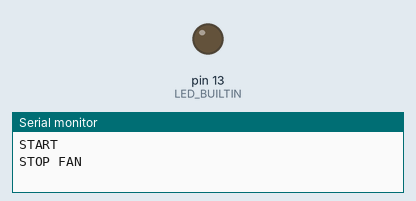
Recording of a sketch running on a simulated Arduino Mega 2560, built with avr-gcc and run on an emulated ATmega2560. Parts: output pins drawn as LEDs (lit = HIGH), the last lines printed to the serial monitor.

Above: at 0.5 s.
At 9.4 s:
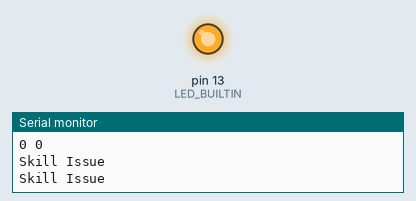
Timing chart, 0 to 9.8 s (numbered marks = the images above):
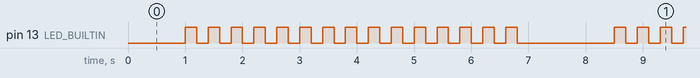

The sketch:

sensorReadTest.ino
```cpp
void setup() {
  // put your setup code here, to run once:
  pinMode(LED_BUILTIN, OUTPUT);
  Serial.begin(9600);
  Serial1.begin(9600);
  Serial.println("START");
  while(!Serial1)
    ;
}

char incomingByte = 0x0;
char pm25 = 0x0;
char pm10 = 0x0;
int checksum = 0x0;
int sentChecksum = 0x0;

bool running = true;

void loop() {
  // put your main code here, to run repeatedly:

  if(running){
    //stopAutoSend();
    stopFan();
    running=false;
  }else{
    //enableAutoSend();
    startFan();
    running=true;
  }
  for(int i=0; i<15; i++)
  {
    digitalWrite(LED_BUILTIN, HIGH);
    delay(200);
    digitalWrite(LED_BUILTIN, LOW);
    normalReading();
    delay(200);
  }


  delay(500);
}

void normalReading()
{
  incomingByte = 0;
  incomingByte = Serial1.read();
  if(incomingByte == 0x42){
    sentChecksum = 0x0;
    checksum = 0x0;
    Serial.println("Received Info!!");
    Serial.print(incomingByte, HEX);
    checksum += incomingByte;
    for(int i=0; i<32; i++)
    {
      Serial.print(" ");
      incomingByte = Serial1.read();
      if(i<30) checksum += incomingByte;
      else sentChecksum += incomingByte;
      if(i==8){ pm25=incomingByte; }
      if(i==6){ pm10=incomingByte;}
      Serial.print(incomingByte, HEX);
      delay(1);
    }
    Serial.println("");
    Serial.print("PM 2.5: ");
    Serial.print(pm25, HEX);
    Serial.println("");
    Serial.print("PM10: ");
    Serial.print(pm10, HEX);
    Serial.println("");
    Serial.print("Checksum: ");
    Serial.print(checksum, HEX);
    Serial.println("");
    Serial.print("Sent checksum: ");
    Serial.print(sentChecksum, HEX);
    Serial.println("");
  }else{
    Serial.println("Skill Issue");
  }
}


void stopAutoSend()
{
  Serial.println("STOP");
  while (Serial1.available())
    Serial1.read();

  char command[] = {0x68, 0x01, 0x40, 0x77};

  Serial1.write(command, 4);

  char receive[] = {0x0, 0x0};
  //delay(1);
  Serial1.readBytes(receive, 2);
  Serial.print(receive[0], HEX);
  Serial.print(" ");
  Serial.print(receive[1], HEX);
  Serial.println("");
}

void enableAutoSend()
{
  Serial.println("START");
  while (Serial1.available())
    Serial1.read();

  char command[] = {0x68, 0x01, 0x20, 0x57};

  Serial1.write(command, 4);

  char receive[] = {0x0, 0x0};

    //delay(1);
    Serial1.readBytes(receive, 2);
    Serial.print(receive[0], HEX);
    Serial.print(" ");
    Serial.print(receive[1], HEX);
    Serial.println("");
}


void stopFan()
{
  Serial.println("STOP FAN");
  while (Serial1.available())
    Serial1.read();

  char command[] = {0x68, 0x01, 0x02, 0x95};

  Serial1.write(command, 4);

  char receive[] = {0x0, 0x0};
  //delay(1);
  Serial1.readBytes(receive, 2);
  Serial.print(receive[0], HEX);
  Serial.print(" ");
  Serial.print(receive[1], HEX);
  Serial.println("");
}

void startFan()
{
  Serial.println("START FAN");
  while (Serial1.available())
    Serial1.read();

  char command[] = {0x68, 0x01, 0x01, 0x96};

  Serial1.write(command, 4);

  char receive[] = {0x0, 0x0};
  //delay(1);
  Serial1.readBytes(receive, 2);
  Serial.print(receive[0], HEX);
  Serial.print(" ");
  Serial.print(receive[1], HEX);
  Serial.println("");
}
```

Measured:
- by itself, pin 13 (LED_BUILTIN): moves between LOW and HIGH, repeating every 7.5 s
- by itself, everything shown: repeats every 7.5 s, in 30 steps
